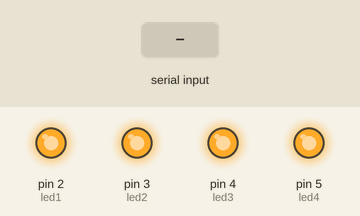
Bench run of a sketch on a simulated Arduino Uno, built with avr-gcc and run on an emulated ATmega328P. Parts: output pins drawn as LEDs (lit = HIGH). Inputs (shaded band) come from the test bench. What the sketch prints to the serial monitor is not drawn.

Above: at 1.2 s.
1.3 s: "1" received over Serial
At 1.7 s:
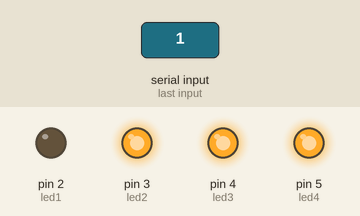
3.4 s: "2" received over Serial
At 3.8 s:
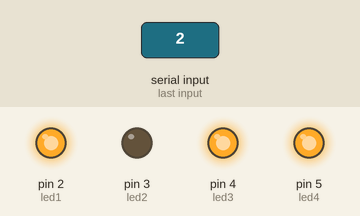
5.5 s: "3" received over Serial
At 5.9 s:
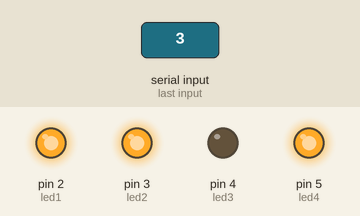
7.6 s: "4" received over Serial
At 8.0 s:
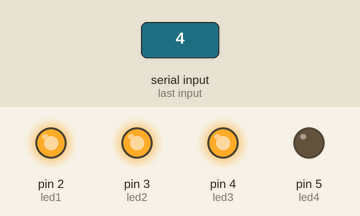
Timing chart, 0 to 10.6 s (numbered marks = the images above; inputs shaded):
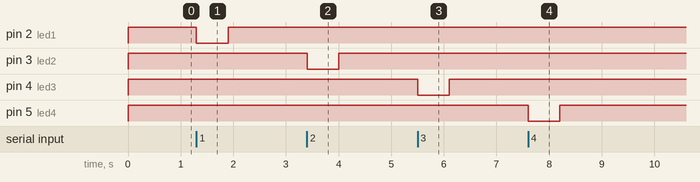

Measured:
- after the input at 1.3 s, pin 2 (led1): HIGH → LOW at once, → HIGH 0.60 s later
- after the input at 3.4 s, pin 3 (led2): HIGH → LOW at once, → HIGH 0.60 s later
- after the input at 5.5 s, pin 4 (led3): HIGH → LOW at once, → HIGH 0.60 s later
- after the input at 7.6 s, pin 5 (led4): HIGH → LOW at once, → HIGH 0.60 s later

The sketch:

serial_led4_ino.ino
```cpp
const int led1=2;
const int led2=3;
const int led3=4;
const int led4=5;
void setup()
{
  Serial.begin(9600);
  pinMode(led1,OUTPUT);
  pinMode(led2,OUTPUT);
  pinMode(led3,OUTPUT);
  pinMode(led4,OUTPUT);
}
void loop()
{
  byte num;
  digitalWrite(led1,HIGH);
  digitalWrite(led2,HIGH);
  digitalWrite(led3,HIGH);
  digitalWrite(led4,HIGH);

  if(Serial.available())
  {switch (num=Serial.read())
    {
      case '1':digitalWrite(led1,LOW);break;
    case '2':digitalWrite(led2,LOW);break;
    case '3':digitalWrite(led3,LOW);break;
    case '4':digitalWrite(led4,LOW);break;
    }
   Serial.write(num);
   delay(600);

  }
}
```
